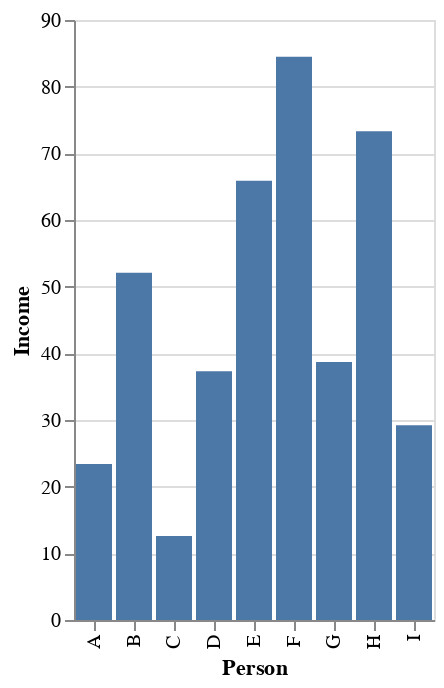

Notebook code for this chart:
### Markdown cell above
First, we call methods on `Chart()` class to generate the plot. `mark_bar()` method is called to create a bar plot. Then, encodings are updated by providing parameters, such as x and y-axis data and color, in `encode()`. Since we know that the `Person` data (for x-axis) is nominal and `Income` data (for y-axis) is quantitative, the syntax `:N` and `:Q` is added.

### Code cell
alt.Chart(income_data).mark_bar().encode(
    x = 'Person:N',
    y = 'Income:Q'
)

### Figure 1 — Vega-Lite specification as saved in the notebook (floating-point values rounded to 4 significant figures)
{"config": {"view": {"continuousWidth": 400, "continuousHeight": 300}}, "data": {"name": "data-c0bbe460e37ed86944271d662e4a49ea"}, "mark": "bar", "encoding": {"x": {"type": "nominal", "field": "Person"}, "y": {"type": "quantitative", "field": "Income"}}, "$schema": "https://vega.github.io/schema/vega-lite/v4.8.1.json", "datasets": {"data-c0bbe460e37ed86944271d662e4a49ea": [{"Person": "A", "Income": 23.4}, {"Person": "B", "Income": 52.1}, {"Person": "C", "Income": 12.6}, {"Person": "D", "Income": 37.3}, {"Person": "E", "Income": 65.9}, {"Person": "F", "Income": 84.5}, {"Person": "G", "Income": 38.7}, {"Person": "H", "Income": 73.3}, {"Person": "I", "Income": 29.2}]}}
